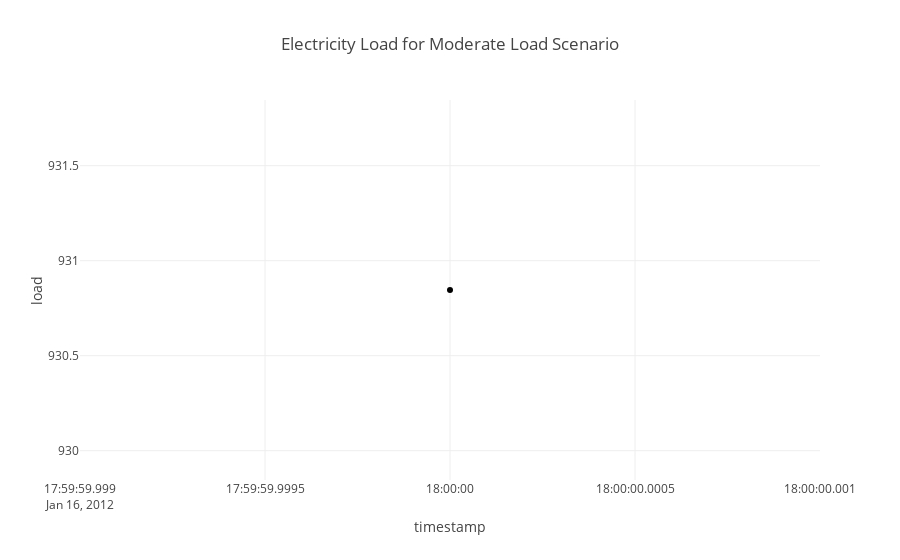

Notebook code cell kept with this figure:
### Code cell
wizard.chat(query = 'Plot a scatter plot of the electricity load for the moderate load_scenario.')

### Figure 1 — Plotly figure (JSON) as saved in the notebook; plotly's stock layout.template omitted (floating-point values rounded to 4 significant figures)
{"data": [{"hovertemplate": "timestamp=%{x}<br>load=%{y}<extra></extra>", "legendgroup": "", "marker": {"color": "#000001", "symbol": "circle"}, "mode": "markers", "name": "", "orientation": "v", "showlegend": false, "type": "scatter", "x": ["2012-01-16T18:00:00"], "xaxis": "x", "y": [930.8], "yaxis": "y"}], "layout": {"legend": {"tracegroupgap": 0}, "title": {"text": "Electricity Load for Moderate Load Scenario"}, "xaxis": {"anchor": "y", "domain": [0, 1], "title": {"text": "timestamp"}}, "yaxis": {"anchor": "x", "domain": [0, 1], "title": {"text": "load"}}}}
